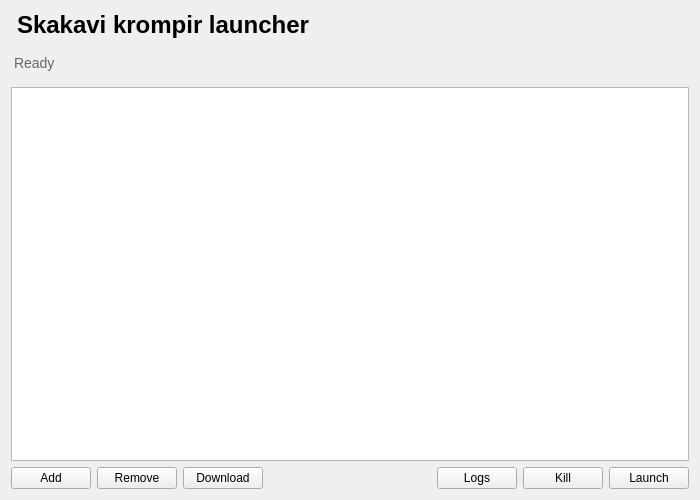
<?xml version="1.0" encoding="UTF-8"?>
<ui version="4.0">
 <class>MainWindow</class>
 <widget class="QWidget" name="MainWindow">
  <property name="geometry">
   <rect>
    <x>0</x>
    <y>0</y>
    <width>700</width>
    <height>500</height>
   </rect>
  </property>
  <property name="windowTitle">
   <string>Skakavi krompir launcher</string>
  </property>
  <layout class="QVBoxLayout" name="verticalLayout">
   <item>
    <widget class="QLabel" name="titleLabel">
     <property name="styleSheet">
      <string notr="true">font-size: 24px; font-weight: bold; margin-bottom: 10px;</string>
     </property>
     <property name="text">
      <string>Skakavi krompir launcher</string>
     </property>
    </widget>
   </item>
   <item>
    <widget class="QLabel" name="statusLabel">
     <property name="styleSheet">
      <string notr="true">font-size: 14px; color: #666; margin-bottom: 10px;</string>
     </property>
     <property name="text">
      <string>Ready</string>
     </property>
    </widget>
   </item>
   <item>
    <widget class="QListWidget" name="instanceList">
     <property name="viewMode">
      <enum>QListView::IconMode</enum>
     </property>
     <property name="iconSize">
      <size>
       <width>64</width>
       <height>64</height>
      </size>
     </property>
     <property name="movement">
      <enum>QListView::Static</enum>
     </property>
     <property name="resizeMode">
      <enum>QListView::Adjust</enum>
     </property>
     <property name="spacing">
      <number>10</number>
     </property>
     <property name="isWrapping" stdset="0">
      <bool>true</bool>
     </property>
    </widget>
   </item>
   <item>
    <layout class="QHBoxLayout" name="horizontalLayout">
     <item>
      <widget class="QPushButton" name="addBtn">
       <property name="text">
        <string>Add</string>
       </property>
      </widget>
     </item>
     <item>
      <widget class="QPushButton" name="removeBtn">
       <property name="text">
        <string>Remove</string>
       </property>
      </widget>
     </item>
     <item>
      <widget class="QPushButton" name="downloadBtn">
       <property name="text">
        <string>Download</string>
       </property>
      </widget>
     </item>
     <item>
      <spacer name="horizontalSpacer">
       <property name="orientation">
        <enum>Qt::Horizontal</enum>
       </property>
       <property name="sizeHint" stdset="0">
        <size>
         <width>40</width>
         <height>20</height>
        </size>
       </property>
      </spacer>
     </item>
     <item>
      <widget class="QPushButton" name="logsBtn">
       <property name="text">
        <string>Logs</string>
       </property>
      </widget>
     </item>
     <item>
      <widget class="QPushButton" name="killBtn">
       <property name="text">
        <string>Kill</string>
       </property>
      </widget>
     </item>
     <item>
      <widget class="QPushButton" name="launchBtn">
       <property name="text">
        <string>Launch</string>
       </property>
      </widget>
     </item>
    </layout>
   </item>
  </layout>
 </widget>
 <resources/>
 <connections/>
</ui>
